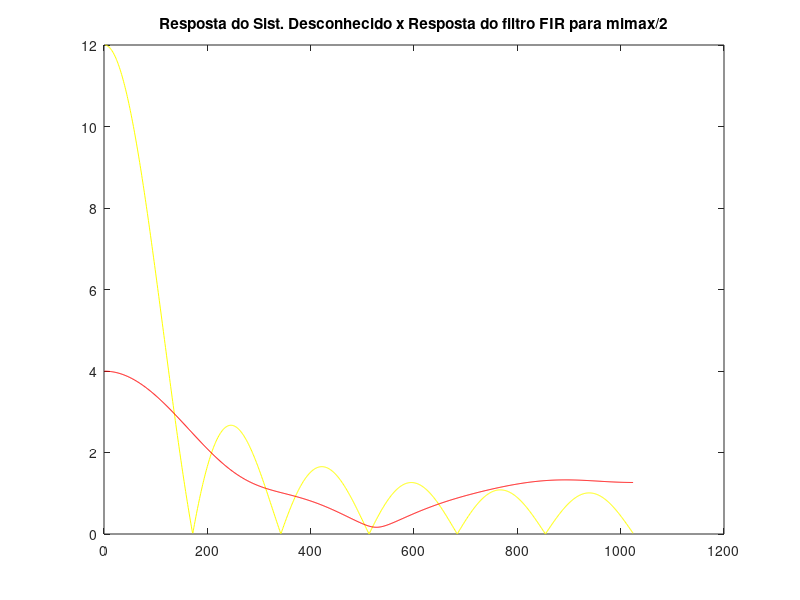
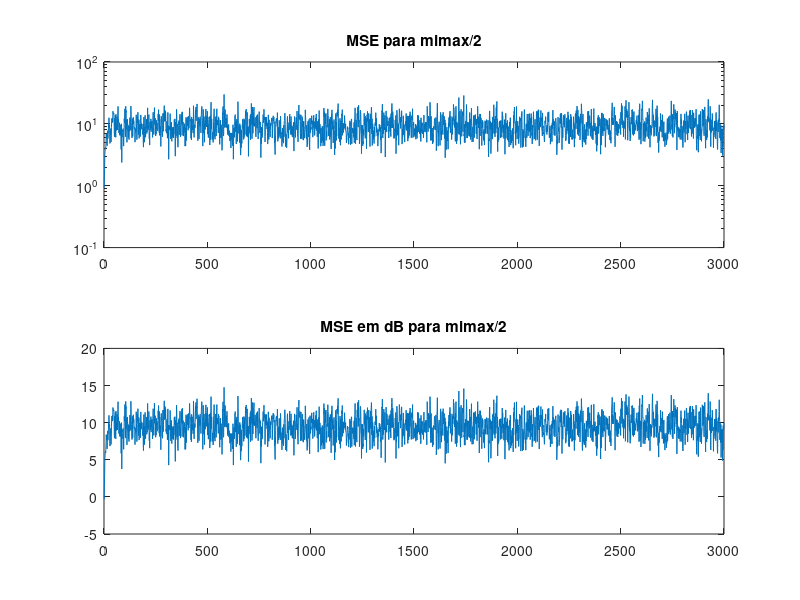

Here is the MATLAB script that generated these plots, in order:
close all
clear all
clc

pkg load statistics %para uso com MATLAB comentar essa linha

N=3000; % numero de amostras
E=20; % tamanho do ensemble

ord=7; % ordem do filtro adaptativo
vx=1; % variancia de x
vn= 0.001; % variancia do ruido de medicao

tr_R=(ord+1)*vx; %traco da matriz R

umax=1/tr_R;  % mi maximo

% sistema desconhecido

b=[1 0 0 0 0 0 0 0 0 0 0 0 -1];
a=[1 -1 0 0 0 0 0 0 0 0 0 0 0];
[h,w]=freqz(b,a,1024);

MSEm=zeros(size(1:N));
Wom=zeros(size(1:ord+1));

% 4b)

u=umax/2;

for i=1:E
i1=i
	X=zeros(size(1:ord+1));
	Wo=zeros(size(1:ord+1));

	x=1.74*unifrnd(-1,1,1,N);

	n=normrnd(0,sqrt(vn),1,N);

	ys=filter(b,a,x); % Sinal na saida do sistema desconhecido
	d=ys+n; % Sinal desejado

	for j=1:N
		if(j<ord+1)
			for i=1:j
				X(i)=x(j+1-i);
			end
		else
			for i=1:ord+1
				X(i)=x(j+1-i);
			end
		end
		y(j)=X*Wo';
		e(j)=d(j)-y(j);
		Wo=Wo+X.*2*u*e(j);
	end
	MSEm=MSEm+e.^2;
	Wom=Wom+Wo;
end

[h1,w]=freqz(Wo,[1],1024);
figure
plot(1:1024,abs(h),'y-',1:1024,abs(h1(1:1024)),'r-')
title('Resposta do Sist. Desconhecido x Resposta do filtro FIR para mimax/2');

MSEm=MSEm/E;
MSEmdB=10*log10(MSEm);
figure
subplot(2,1,1)
semilogy(MSEm);
title('MSE para mimax/2');
subplot(2,1,2)
plot(MSEmdB)
title('MSE em dB para mimax/2');
MSEf=mean(MSEm(2800:N));

emin=4.001; % Erro minimo calculado considerando a situacao de
	    % submodelamento (coef. do filt. adapt. < coef. sist. desc.)

u=umax/2;
Mt=u*tr_R/(1-u*tr_R) % desajuste teorico eq. (3.47) %
Mexp=(MSEf-emin)/emin % desajuste experimental %

% Mt= 1.0  e Mexp= 1.2214
